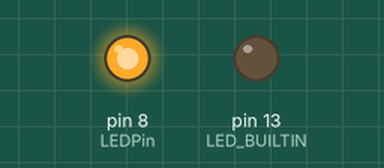
Simulated run of this sketch. Board: Arduino Uno, built with avr-gcc and run on an emulated ATmega328P. Parts: output pins drawn as LEDs (lit = HIGH).

Above: at 1.0 s.
At 6.2 s:
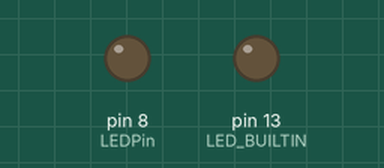
Timing chart, 0 to 13.0 s (numbered marks = the images above):
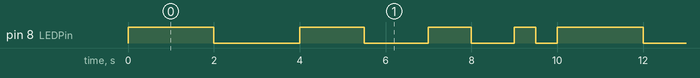

Measured:
- by itself, pin 8 (LEDPin): repeats every 10.0 s: LOW 2.0 s, HIGH 1.5 s, LOW 1.5 s, HIGH 1.0 s, LOW 1.0 s, HIGH 0.50 s, LOW 0.50 s, HIGH 2.0 s
- by itself, everything shown: repeats every 10.0 s, in 8 steps

The sketch:

02_Blinking_LEDs_increased_delay.ino
```cpp
// C++ code
//
const int LEDPin = 8;
void setup()
{
  pinMode(LED_BUILTIN, OUTPUT);
  pinMode(LEDPin, OUTPUT);
}

void loop()
{
  int i;
  for(i=2000; i>=0; i-=500) {
  	digitalWrite(LEDPin, HIGH);
    delay(i);
    digitalWrite(LEDPin, LOW);
    delay(i);
  }
}
```
